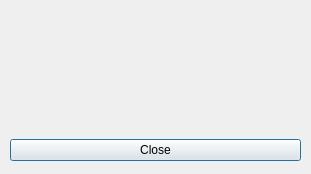
<?xml version="1.0" encoding="UTF-8"?>
<ui version="4.0">
 <class>LuminousFluxWindow</class>
 <widget class="QDialog" name="LuminousFluxWindow">
  <property name="geometry">
   <rect>
    <x>0</x>
    <y>0</y>
    <width>311</width>
    <height>174</height>
   </rect>
  </property>
  <property name="cursor">
   <cursorShape>CrossCursor</cursorShape>
  </property>
  <property name="windowTitle">
   <string>Lumnious Flux</string>
  </property>
  <widget class="QWidget" name="layoutWidget">
   <property name="geometry">
    <rect>
     <x>10</x>
     <y>20</y>
     <width>291</width>
     <height>141</height>
    </rect>
   </property>
   <layout class="QVBoxLayout" name="verticalLayout">
    <item>
     <layout class="QHBoxLayout" name="horizontalLayout">
      <item>
       <widget class="QLabel" name="luminousFluxtxt">
        <property name="sizePolicy">
         <sizepolicy hsizetype="Maximum" vsizetype="Preferred">
          <horstretch>0</horstretch>
          <verstretch>0</verstretch>
         </sizepolicy>
        </property>
        <property name="text">
         <string/>
        </property>
        <property name="textFormat">
         <enum>Qt::AutoText</enum>
        </property>
        <property name="scaledContents">
         <bool>true</bool>
        </property>
       </widget>
      </item>
     </layout>
    </item>
    <item>
     <widget class="QPushButton" name="CloseButton">
      <property name="text">
       <string>Close</string>
      </property>
     </widget>
    </item>
   </layout>
  </widget>
 </widget>
 <resources/>
 <connections/>
</ui>
